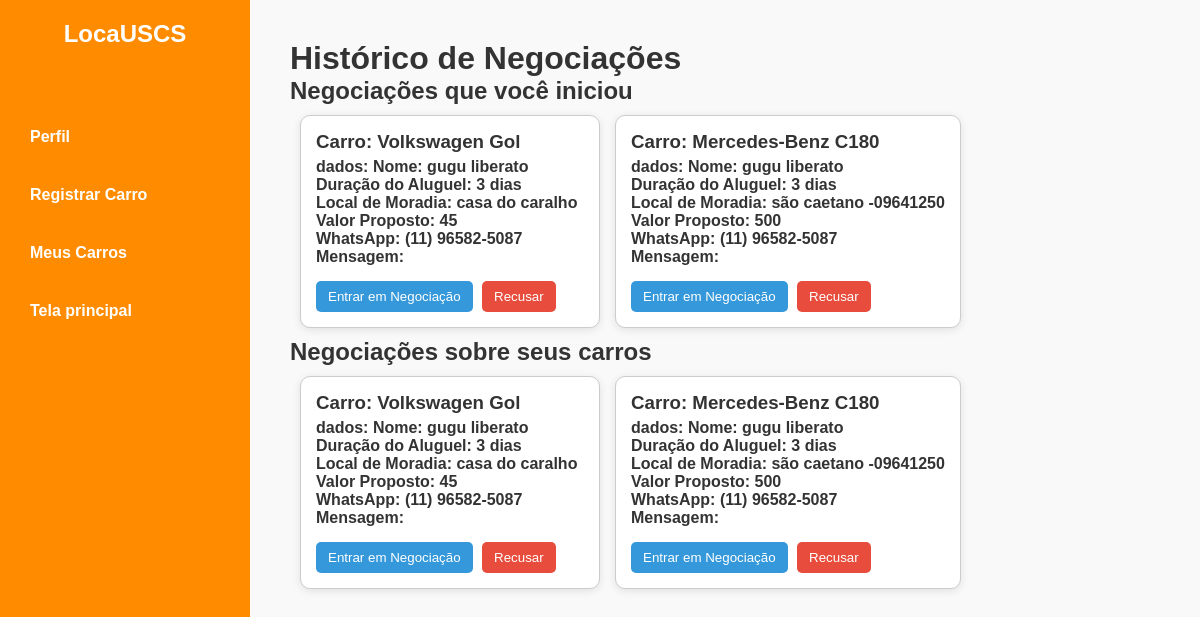
Page /negociacoes (signed in) on the earlier database version.
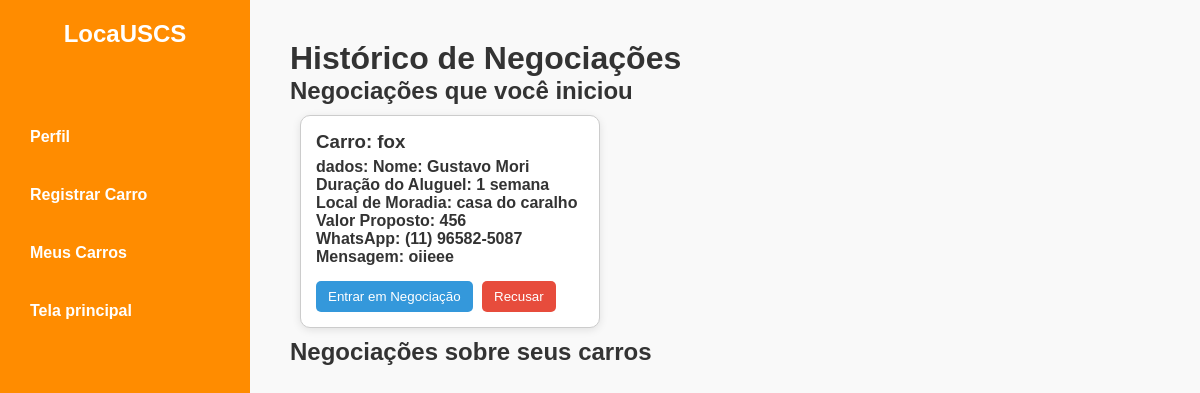
Same page on the later database version.
### tables this page shows
CREATE TABLE negociacoes (
            id INTEGER PRIMARY KEY AUTOINCREMENT,
            carro_id INTEGER,
            descricao TEXT, -- agora permite NULL
            email_contato TEXT NOT NULL,
            telefone TEXT NOT NULL, status TEXT,
            FOREIGN KEY(carro_id) REFERENCES carros(id)
        );

CREATE TABLE carros (
        id INTEGER PRIMARY KEY AUTOINCREMENT,
        modelo TEXT NOT NULL,
        ano INTEGER NOT NULL,
        km INTEGER NOT NULL,
        lkm REAL NOT NULL,
        categoria TEXT NOT NULL,
        imagem TEXT NOT NULL,
        usuario_id INTEGER, id_usuario INTEGER,
        FOREIGN KEY (usuario_id) REFERENCES usuarios(id)
    );

### locauscs.py (the view, shortened to what this page needs)
@app.route('/negociacoes', methods=['GET', 'POST'])
def negociacoes():
    if 'user_id' not in session:
        return redirect(url_for('login'))
    user_id = session['user_id']
    conn = sqlite3.connect('locauscs.db')
    cursor = conn.cursor()
    cursor.execute('''
        SELECT n.id, c.modelo, n.descricao, n.email_contato, n.telefone, n.status
        FROM negociacoes n
        JOIN carros c ON n.carro_id = c.id
        WHERE c.usuario_id = ?
    ''', (user_id,))
    negociacoes_dono = cursor.fetchall()
    cursor.execute('''
        SELECT n.id, c.modelo, n.descricao, n.email_contato, n.telefone, n.status
        FROM negociacoes n
        JOIN carros c ON n.carro_id = c.id
        WHERE n.email_contato = (SELECT email FROM usuarios WHERE id = ?)
    ''', (user_id,))
    negociacoes_locatario = cursor.fetchall()
    conn.close()
    return render_template('negociacoes.html',
                           negociacoes_dono=negociacoes_dono,
                           negociacoes_locatario=negociacoes_locatario)

### templates/negociacoes.html (shortened to what this page needs)
<!DOCTYPE html>
<html lang="pt-br">
<head>
    <link rel="stylesheet" href="{{ url_for('static', filename='css/estilo.css') }}" />
</head>
<body>
    <div class="sidebar">
        <div class="logo"><h2>LocaUSCS</h2></div>
        <ul class="sidebar-links">
            <li><a href="{{ url_for('perfil') }}">Perfil</a></li>
            <li><a href="{{ url_for('registrar_carro') }}">Registrar Carro</a></li>
            <li><a href="{{ url_for('meus_carros') }}">Meus Carros</a></li>
            <li><a href="{{ url_for('home') }}">Tela principal</a></li>
        </ul>
    </div>
    <div class="content">
        <h1>Histórico de Negociações</h1>
        <h2>Negociações que você iniciou</h2>
        <div class="scroll-container">
            {% for negociacao in negociacoes_locatario %}
            <div class="negociacao">
                <h3>Carro: {{ negociacao[1] }}</h3>
                <strong><p>dados: {{ negociacao[2] | replace('\n', '<br>') | safe }}</p></strong>
                <button
                    class="btn btn-primary btn-negociacao"
                    data-negociacao='{{ negociacao|tojson|safe }}'
                >Entrar em Negociação</button>
                <form action="{{ url_for('recusar_negociacao') }}" method="post" style="display:inline;">
                    <button type="submit" class="btn btn-danger">Recusar</button>
                </form>
            </div>
            {% endfor %}
        </div>
        <h2>Negociações sobre seus carros</h2>
        <div class="scroll-container">
            {% for negociacao in negociacoes_dono %}
            <div class="negociacao">
                <h3>Carro: {{ negociacao[1] }}</h3>
                <strong><p>dados: {{ negociacao[2] | replace('\n', '<br>') | safe }}</p></strong>
                <button
                    class="btn btn-primary btn-negociacao"
                    data-negociacao='{{ negociacao|tojson|safe }}'
                >Entrar em Negociação</button>
                <form action="{{ url_for('recusar_negociacao') }}" method="post" style="display:inline;">
                    <button type="submit" class="btn btn-danger">Recusar</button>
                </form>
            </div>
            {% endfor %}
        </div>
    </div>
</body>
</html>

### static/css/estilo.css (style rules this page uses)
* { margin: 0; padding: 0; box-sizing: border-box; }
:root { --cor-primaria: #FF8C00; --cor-secundaria: #1E90FF; --cor-terciaria: #FFFFFF; --cor-hover-secundaria: #1565c0; }
body { font-family: Arial, sans-serif; background-color: #f9f9f9; color: #333; display: flex; min-height: 100vh; }
.sidebar { width: 250px; background-color: var(--cor-primaria); height: 100vh; padding: 20px; color: var(--cor-terciaria); position: fixed; top: 0; left: 0; display: flex; flex-direction: column; }
.sidebar .logo h2 { text-align: center; margin-bottom: 30px; }
.sidebar-links { list-style-type: none; padding: 0; margin-top: 20px; }
.sidebar-links li { margin: 20px 0; }
.sidebar-links a { color: var(--cor-terciaria); text-decoration: none; font-weight: bold; display: block; padding: 10px; border-radius: 5px; }
.content { margin-left: 250px; padding: 40px; flex: 1; overflow-y: auto; height: 100vh; }

### templates/negociacoes.html (style rules this page uses)
.scroll-container { display: flex; overflow-x: auto; padding: 10px; gap: 15px; }
.negociacao { min-width: 300px; border: 1px solid #ccc; padding: 15px; background-color: #fff; border-radius: 10px; box-shadow: 0 2px 8px rgba(0,0,0,0.1); flex-shrink: 0; position: relative; }
.negociacao h3 { margin-top: 0; }
.negociacao p { margin: 5px 0; white-space: pre-line; }
.btn { padding: 8px 12px; margin-top: 10px; margin-right: 5px; border: none; border-radius: 5px; cursor: pointer; }
.btn-danger { background-color: #e74c3c; color: white; }
.btn-primary { background-color: #3498db; color: white; }

Differences in the rows shown:
removed negociacoes: modelo "Volkswagen Gol", descricao "Nome: gugu liberato Duração do Aluguel: 3 dias Local de Moradia: casa do caralho Valor Proposto: 45 WhatsApp: (11) 96582-5087 Mensagem:"
removed negociacoes: modelo "Mercedes-Benz C180", descricao "Nome: gugu liberato Duração do Aluguel: 3 dias Local de Moradia: são caetano -09641250 Valor Proposto: 500 WhatsApp: (11) 96582-5087 Mensagem:"
added negociacoes: modelo "fox", descricao "Nome: Gustavo Mori Duração do Aluguel: 1 semana Local de Moradia: casa do caralho Valor Proposto: 456 WhatsApp: (11) 96582-5087 Mensagem: oiieee", shown under "Negociações que você iniciou"
